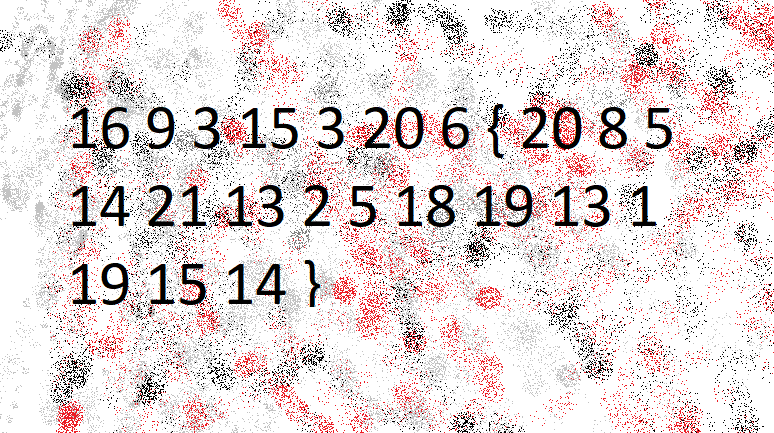
#> input picture 0)CyLabCompleted/crypto/The Numbers/the_numbers.png, 774 x 433 px
$ python try.py
#> lines starting #> are read from the running program, lines starting #| are printed output that depends on the picture; after the words box and inside, x2 and y2 are one past the last pixel; in counts of white or black regions, pixels touching at a corner belong together
import cv2
import pytesseract

# ---- SOLO PER UTENTI WINDOWS ----
# Se Tesseract non è nel PATH di sistema, scommenta la riga sotto e inserisci il tuo percorso:
# pytesseract.pytesseract.tesseract_cmd = r'C:\Program Files\Tesseract-OCR\tesseract.exe'

# 1. Carica l'immagine
image_path = 'the_numbers.png'
img = cv2.imread(image_path)
#> img is the input picture: shape (433, 774, 3); mean B, G, R 217.1, 216.7, 227.4

# 2. Pre-processing: Converti in scala di grigi
gray = cv2.cvtColor(img, cv2.COLOR_BGR2GRAY)
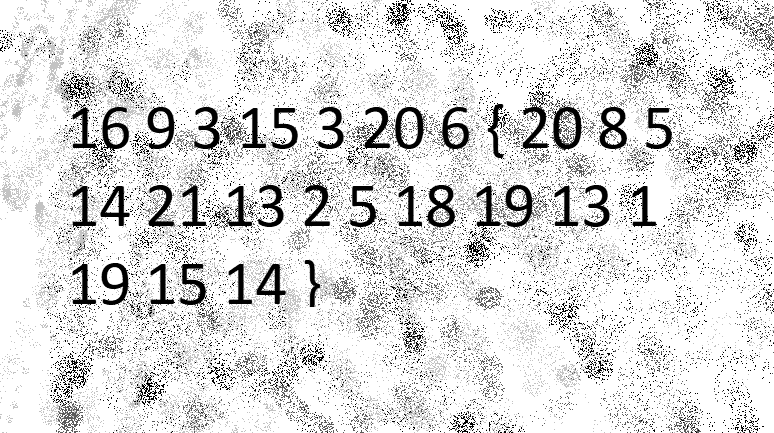
#> gray: shape (433, 774); min 0, max 255, mean 219.9

# 3. Pulizia del rumore: Applica un thresholding (soglia)
# I pixel più scuri del valore '100' diventano nero puro (0), gli altri bianco (255)
_, thresh = cv2.threshold(gray, 100, 255, cv2.THRESH_BINARY)
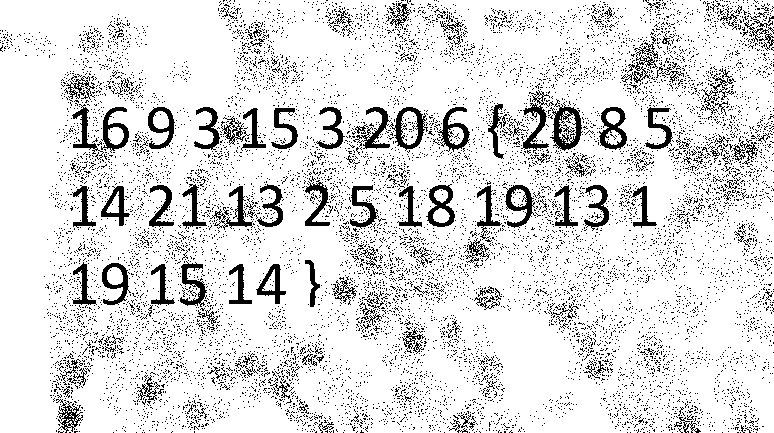
#> thresh: shape (433, 774); 86.9% white; 11321 black regions (11188 under 20 px), largest, box (x1, y1, x2, y2) and area: (550, 99, 583, 151) 767, (389, 107, 428, 151) 586, (521, 90, 554, 153) 570

# (Opzionale) Salva l'immagine pulita per verificare il risultato visivamente
cv2.imwrite('immagine_pulita.png', thresh)

# 4. Configurazione Tesseract
# --psm 6 assume che l'immagine sia un singolo blocco di testo uniforme
custom_config = r'--oem 3 --psm 6'

# 5. Estrazione del testo
#> (the run stopped early here; a loop or call above may not have finished)
